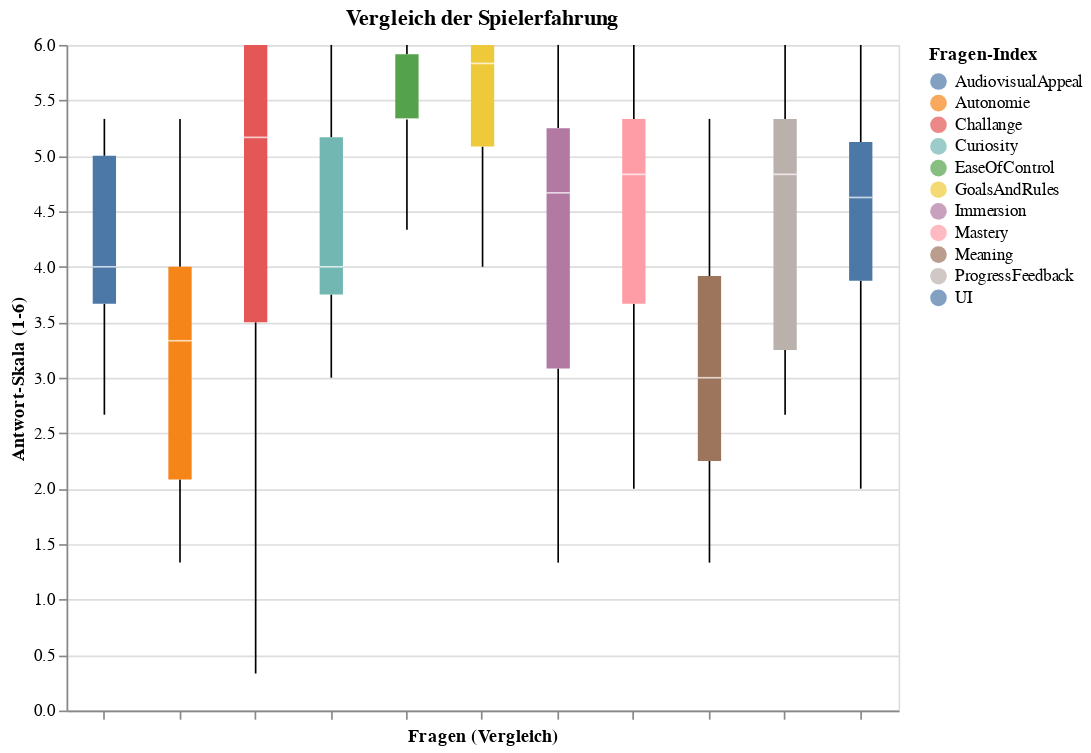

Source (notebook cell):
### Code cell
visualize_boxplotted(df_aggregated_mit)

### Figure 1 — Vega-Lite specification as saved in the notebook (floating-point values rounded to 4 significant figures)
{"config": {"view": {"continuousWidth": 300, "continuousHeight": 300}}, "data": {"name": "data-3ded83aa86ff42739edfccbb2fe4a9a0"}, "mark": {"type": "boxplot", "extent": "min-max"}, "encoding": {"color": {"field": "Frage", "legend": {"labelLimit": 300, "title": "Fragen-Index"}, "type": "nominal"}, "tooltip": [{"field": "Frage", "type": "nominal"}, {"field": "Score", "type": "quantitative"}], "x": {"axis": {"labels": false}, "field": "Frage", "title": "Fragen (Vergleich)", "type": "nominal"}, "y": {"field": "Score", "scale": {"domain": [0, 6]}, "title": "Antwort-Skala (1-6)", "type": "quantitative"}}, "height": 400, "title": "Vergleich der Spielerfahrung", "width": 500, "$schema": "https://vega.github.io/schema/vega-lite/v6.1.0.json", "datasets": {"data-3ded83aa86ff42739edfccbb2fe4a9a0": [{"Frage": "EaseOfControl", "Score": 5.333}, {"Frage": "EaseOfControl", "Score": 5.333}, {"Frage": "EaseOfControl", "Score": 6.0}, {"Frage": "EaseOfControl", "Score": 5.333}, {"Frage": "EaseOfControl", "Score": 5.667}, {"Frage": "EaseOfControl", "Score": 4.333}, {"Frage": "EaseOfControl", "Score": 5.333}, {"Frage": "EaseOfControl", "Score": 6.0}, {"Frage": "EaseOfControl", "Score": 5.333}, {"Frage": "EaseOfControl", "Score": 6.0}, {"Frage": "GoalsAndRules", "Score": 6.0}, {"Frage": "GoalsAndRules", "Score": 5.333}, {"Frage": "GoalsAndRules", "Score": 4.0}, {"Frage": "GoalsAndRules", "Score": 5.667}, {"Frage": "GoalsAndRules", "Score": 6.0}, {"Frage": "GoalsAndRules", "Score": 5.0}, {"Frage": "GoalsAndRules", "Score": 6.0}, {"Frage": "GoalsAndRules", "Score": 6.0}, {"Frage": "GoalsAndRules", "Score": 5.0}, {"Frage": "GoalsAndRules", "Score": 6.0}, {"Frage": "Challange", "Score": 5.0}, {"Frage": "Challange", "Score": 0.3333}, {"Frage": "Challange", "Score": 3.0}, {"Frage": "Challange", "Score": 5.333}, {"Frage": "Challange", "Score": 6.0}, {"Frage": "Challange", "Score": 5.0}, {"Frage": "Challange", "Score": 6.0}, {"Frage": "Challange", "Score": 6.0}, {"Frage": "Challange", "Score": 1.667}, {"Frage": "Challange", "Score": 6.0}, {"Frage": "ProgressFeedback", "Score": 2.667}, {"Frage": "ProgressFeedback", "Score": 5.0}, {"Frage": "ProgressFeedback", "Score": 2.667}, {"Frage": "ProgressFeedback", "Score": 5.333}, {"Frage": "ProgressFeedback", "Score": 6.0}, {"Frage": "ProgressFeedback", "Score": 4.0}, {"Frage": "ProgressFeedback", "Score": 6.0}, {"Frage": "ProgressFeedback", "Score": 3.0}, {"Frage": "ProgressFeedback", "Score": 4.667}, {"Frage": "ProgressFeedback", "Score": 5.333}, {"Frage": "AudiovisualAppeal", "Score": 5.0}, {"Frage": "AudiovisualAppeal", "Score": 3.667}, {"Frage": "AudiovisualAppeal", "Score": 4.0}, {"Frage": "AudiovisualAppeal", "Score": 3.667}, {"Frage": "AudiovisualAppeal", "Score": 2.667}, {"Frage": "AudiovisualAppeal", "Score": 3.667}, {"Frage": "AudiovisualAppeal", "Score": 4.0}, {"Frage": "AudiovisualAppeal", "Score": 5.0}, {"Frage": "AudiovisualAppeal", "Score": 5.333}, {"Frage": "AudiovisualAppeal", "Score": 5.0}, {"Frage": "Meaning", "Score": 4.0}, {"Frage": "Meaning", "Score": 5.333}, {"Frage": "Meaning", "Score": 2.0}, {"Frage": "Meaning", "Score": 1.333}, {"Frage": "Meaning", "Score": 3.0}, {"Frage": "Meaning", "Score": 3.0}, {"Frage": "Meaning", "Score": 3.0}, {"Frage": "Meaning", "Score": 4.0}, {"Frage": "Meaning", "Score": 1.333}, {"Frage": "Meaning", "Score": 3.667}, {"Frage": "Curiosity", "Score": 4.0}, {"Frage": "Curiosity", "Score": 6.0}, {"Frage": "Curiosity", "Score": 4.0}, {"Frage": "Curiosity", "Score": 3.0}, {"Frage": "Curiosity", "Score": 4.0}, {"Frage": "Curiosity", "Score": 3.667}, {"Frage": "Curiosity", "Score": 4.667}, {"Frage": "Curiosity", "Score": 5.333}, {"Frage": "Curiosity", "Score": 3.0}, {"Frage": "Curiosity", "Score": 5.333}, {"Frage": "Mastery", "Score": 2.333}, {"Frage": "Mastery", "Score": 6.0}, {"Frage": "Mastery", "Score": 2.0}, {"Frage": "Mastery", "Score": 5.333}, {"Frage": "Mastery", "Score": 4.667}, {"Frage": "Mastery", "Score": 5.0}, {"Frage": "Mastery", "Score": 6.0}, {"Frage": "Mastery", "Score": 4.667}, {"Frage": "Mastery", "Score": 5.333}, {"Frage": "Mastery", "Score": 3.333}, {"Frage": "Immersion", "Score": 5.0}, {"Frage": "Immersion", "Score": 5.0}, {"Frage": "Immersion", "Score": 3.0}, {"Frage": "Immersion", "Score": 5.333}, {"Frage": "Immersion", "Score": 4.333}, {"Frage": "Immersion", "Score": 3.333}, {"Frage": "Immersion", "Score": 2.0}, {"Frage": "Immersion", "Score": 6.0}, {"Frage": "Immersion", "Score": 1.333}, {"Frage": "Immersion", "Score": 5.667}, {"Frage": "Autonomie", "Score": 4.0}, {"Frage": "Autonomie", "Score": 2.0}, {"Frage": "Autonomie", "Score": 2.0}, {"Frage": "Autonomie", "Score": 2.333}, {"Frage": "Autonomie", "Score": 2.667}, {"Frage": "Autonomie", "Score": 4.0}, {"Frage": "Autonomie", "Score": 1.333}, {"Frage": "Autonomie", "Score": 4.0}, {"Frage": "Autonomie", "Score": 5.333}, {"Frage": "Autonomie", "Score": 4.0}, {"Frage": "UI", "Score": 5.75}, {"Frage": "UI", "Score": 3.75}, {"Frage": "UI", "Score": 2.0}, {"Frage": "UI", "Score": 5.25}, {"Frage": "UI", "Score": 4.5}, {"Frage": "UI", "Score": 4.75}, {"Frage": "UI", "Score": 6.0}, {"Frage": "UI", "Score": 4.75}, {"Frage": "UI", "Score": 4.25}, {"Frage": "UI", "Score": 3.25}]}}
